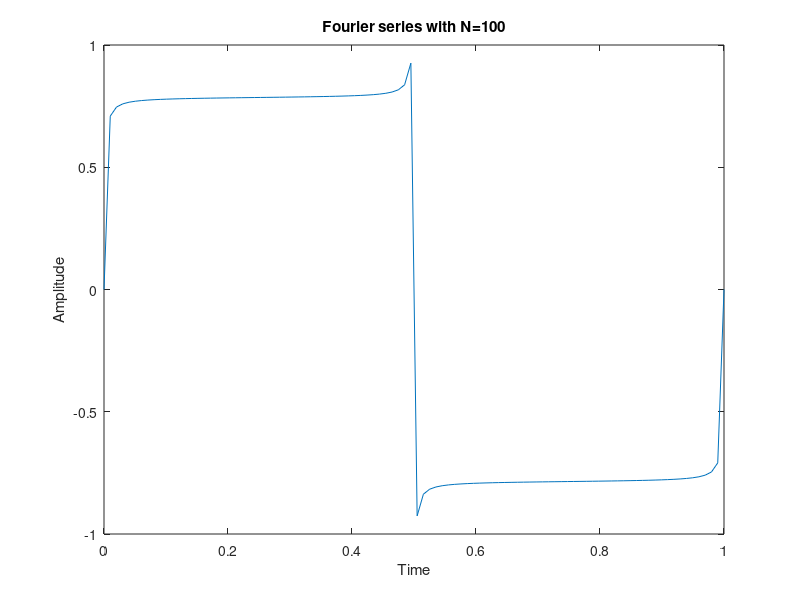

The MATLAB source for this figure:
clear all;
close all;

t=linspace(0,1,100);

f=1;
sumy=zeros(1,100);

for i=1:2:100
    y=sin(2*pi*i*f*t)/i;
    sumy=sumy+y;
end;
plot(t,sumy);
xlabel('Time');
ylabel('Amplitude');

title('Fourier series with N=100');
